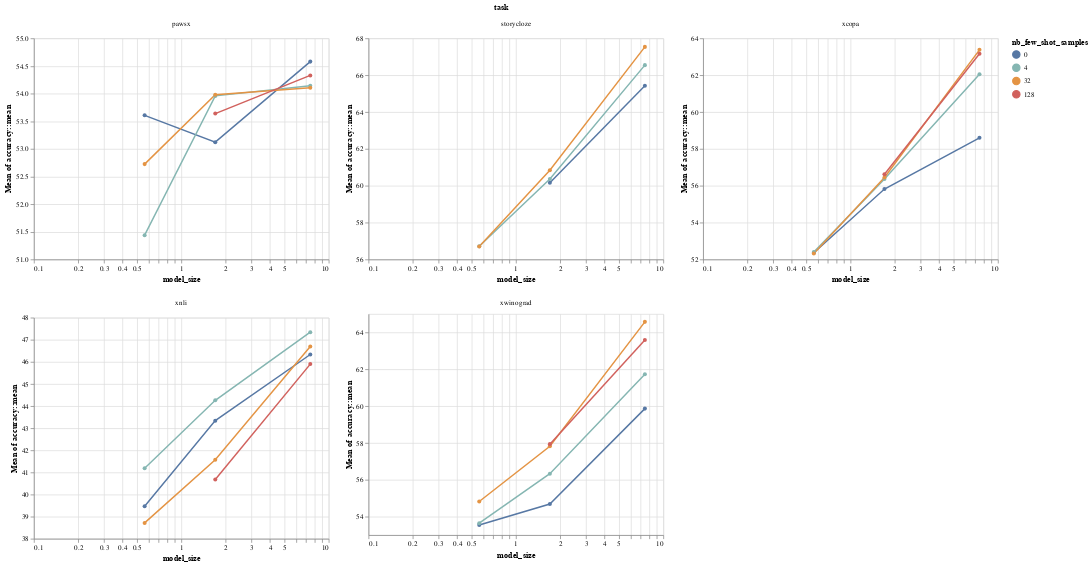

The notebook cell saved with this chart:
### Code cell
alt.Chart(result_df).mark_line(point=True).encode(
    x=alt.X("model_size:Q", scale=alt.Scale(type='log')),
    y=alt.Y("accuracy::mean:Q", aggregate='mean', scale=alt.Scale(zero=False)),
    color=alt.Color("nb_few_shot_samples:N", scale=alt.Scale(domain=[0, 4, 32, 128], range=['#5778a4', '#85b6b2', '#e49444', '#d1615d']))
).facet(
    facet=alt.Facet("task:N"),
    columns=3
).resolve_scale(
    x='independent',
    y='independent'
)

### Figure 1 — Vega-Lite specification as saved in the notebook (floating-point values rounded to 4 significant figures; data arrays with more than 128 entries replaced by an {"elided": "..."} marker saying what was removed)
{"config": {"view": {"continuousWidth": 400, "continuousHeight": 300}}, "data": {"name": "data-eff6d41d26dc6e5795ef2c894e838de2"}, "facet": {"type": "nominal", "field": "task"}, "spec": {"mark": {"type": "line", "point": true}, "encoding": {"color": {"type": "nominal", "field": "nb_few_shot_samples", "scale": {"domain": [0, 4, 32, 128], "range": ["#5778a4", "#85b6b2", "#e49444", "#d1615d"]}}, "x": {"type": "quantitative", "field": "model_size", "scale": {"type": "log"}}, "y": {"type": "quantitative", "aggregate": "mean", "field": "accuracy::mean", "scale": {"zero": false}}}}, "columns": 3, "resolve": {"scale": {"x": "independent", "y": "independent"}}, "$schema": "https://vega.github.io/schema/vega-lite/v4.8.1.json", "datasets": {"data-eff6d41d26dc6e5795ef2c894e838de2": {"elided": "542 records"}}}
